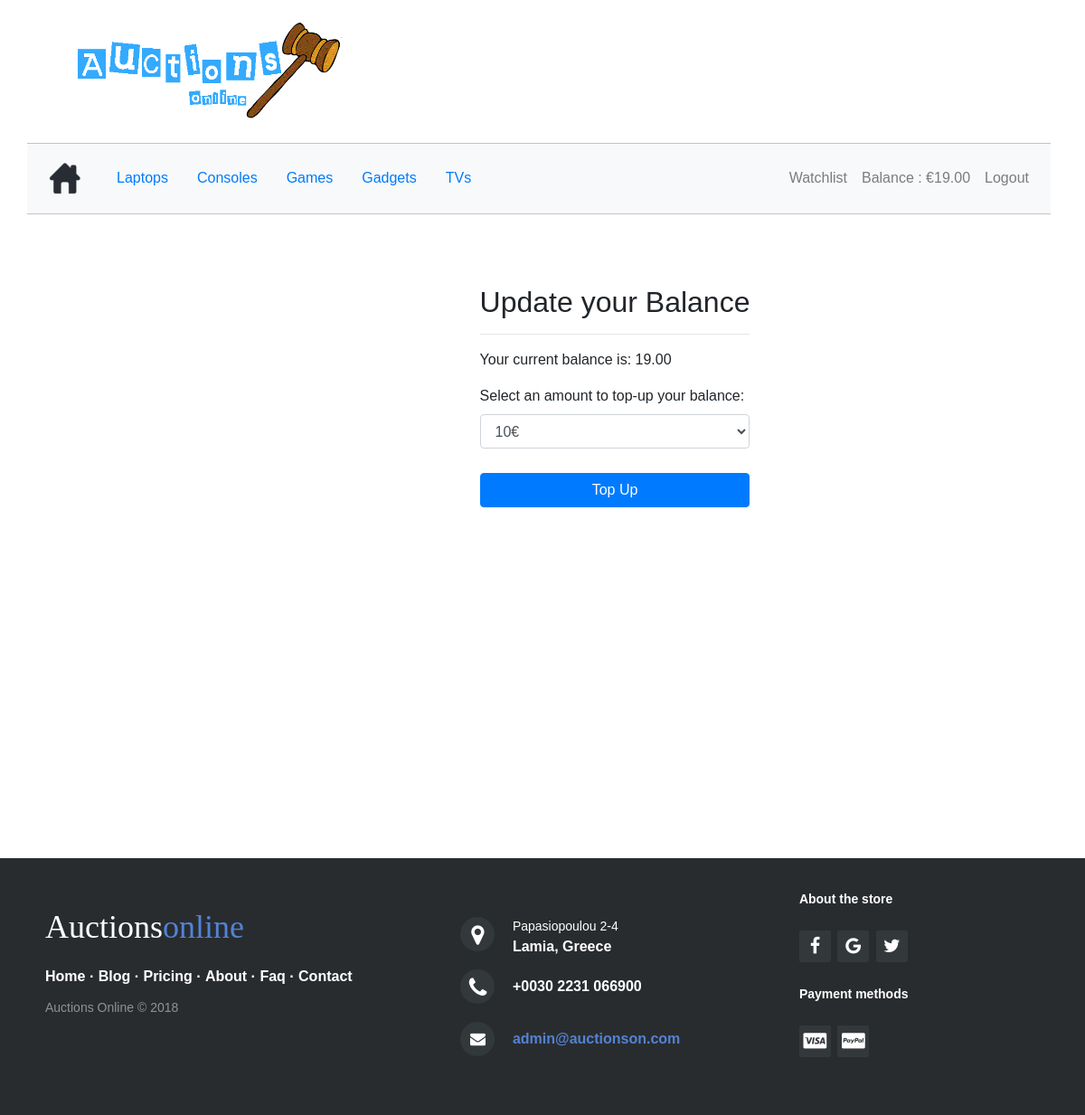
Before: /website/balance/ (signed in) with the older database file.
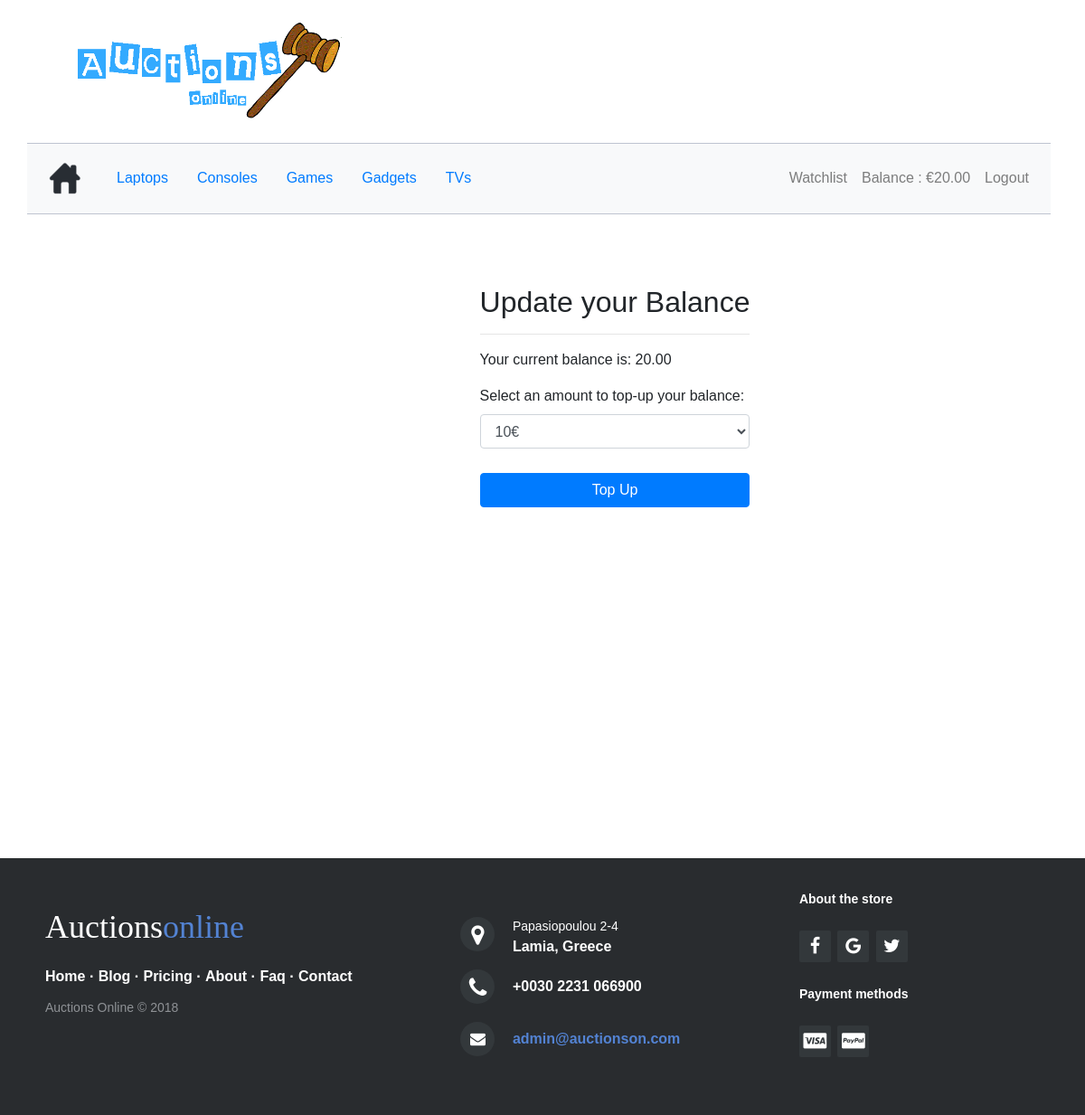
After: the same page with the newer database file.
### website/models.py (models this page shows, shortened)
class UserDetails(models.Model):
    user_id = models.ForeignKey(User, on_delete=models.CASCADE)
    balance = models.DecimalField(max_digits=6, decimal_places=2)
    cellphone = models.CharField(max_length=14)
    address = models.CharField(max_length=255)
    town = models.CharField(max_length=45)
    post_code = models.CharField(max_length=45)
    country = models.CharField(max_length=45)

### website/views.py (the view)
# urls.py: path('balance/', views.balance, name='balance'),
def balance(request):
    try:
        if request.session['username']:
            user = User.objects.get(username=request.session['username'])
            userDetails = UserDetails.objects.get(user_id=user.id)
            return render(request, 'balance.html', {'user': user, 'balance': userDetails.balance})
    except KeyError:
        return index(request)
    return index(request)

### website/templates/balance.html (shortened to what this page needs)
<!DOCTYPE html>
<html>
<head>
</head>
<body>
{% extends 'index.html' %}
{% block body %}
    <div id="upba">
        <h2>Update your Balance</h2>
        <hr>
    </div>
    <div>
        <p>Your current balance is: {{ balance }}</p>
    </div>
    <form id="topupform" method="post" action="/website/balance/topup/">{% csrf_token %}
        <div class="form-group">
            <label for="sel1">Select an amount to top-up your balance:</label>
            <select class="form-control" id="sel1" name="amount">
                <option value="10.00">10€</option>
            </select>
            <br>
        </div>
        <button id="subbut" type="submit" class="btn btn-primary col-sm-12" value="topup">Top Up</button>
    </form>
{% endblock %}

### website/templates/home.html (shortened to what this page needs)
<!DOCTYPE html>
<html>
<head>
</head>
<body>
    <li class="nav-item">
        <a class="nav-link" href="/website/watchlist/">Watchlist</a>
    </li>
    <li class="nav-item open-modal">
        <a class="nav-link" href="/website/balance/">Balance : €{{ balance }}</a>
    </li>
    <li class="nav-item">
        <a class="nav-link" href="/website/logout/">Logout</a>
    </li>
</body>
</html>

Changed rows visible on the page:
changed UserDetails: balance "19.00" → "20.00"
